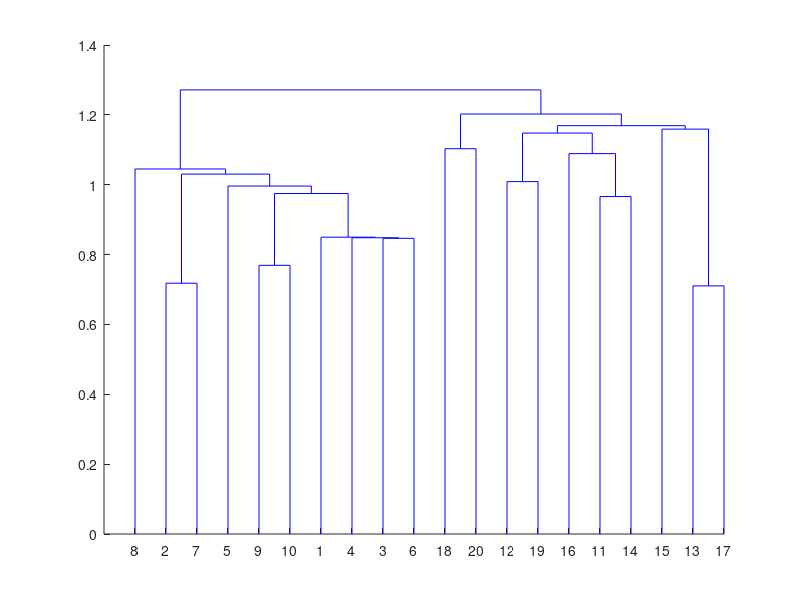

MATLAB code for this plot:
template = [1 0 0 0 0 0 0 0 0 0];
data = rand(10) + repmat(template,[10 1]);

template = [0 1 1 0 0 0 0 0 0 0];
data2 = rand(10) + repmat(template,[10 1]);

data = [data; data2];

dist = pdist(data);
link = linkage(dist);
dendrogram(link);